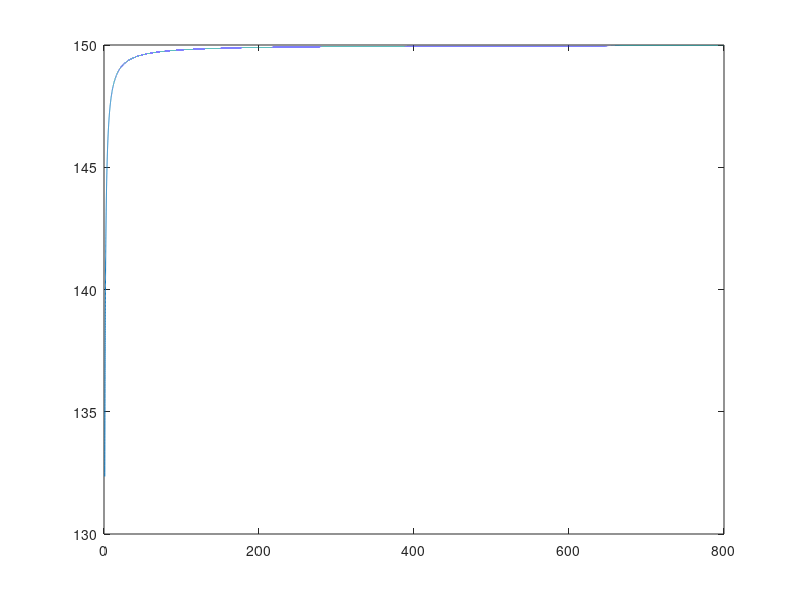
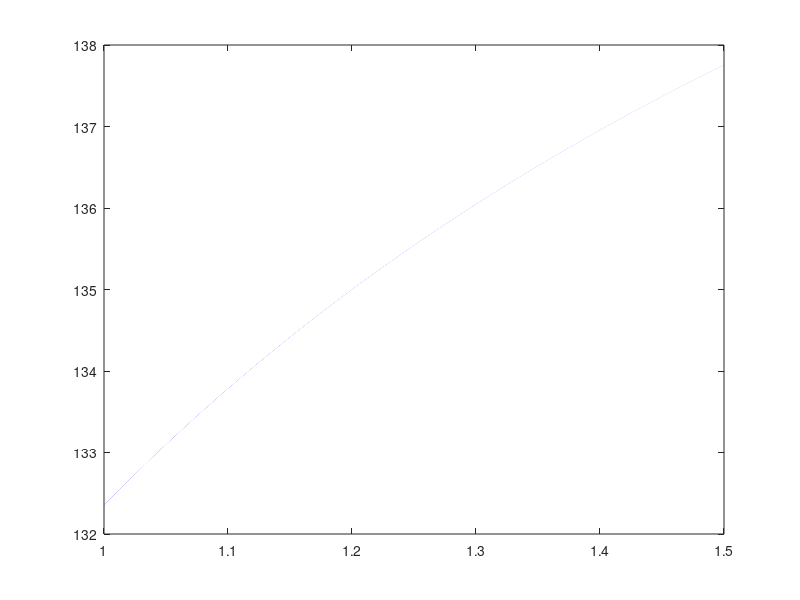

Recreate these plots in MATLAB, in order. (Note: this script raises an error after producing the figures.)
k1=100;k2=600;k3=150;
E0=1;
% the relationship between V and S 
S=1:0.01:800;
V=k3*E0*S./(k1/(k2+k3)+S);
plot(S,V);
% when the concentrations of S are small
S=1:1e-6:1.5;
V=k3*E0*S./(k1/(k2+k3)+S);
figure;
plot(S,V);

% Theoretical limit value
syms s;
V2=k3*E0*s/(k1/(k2+k3)+s);
Vm=limit(V2,s,inf)